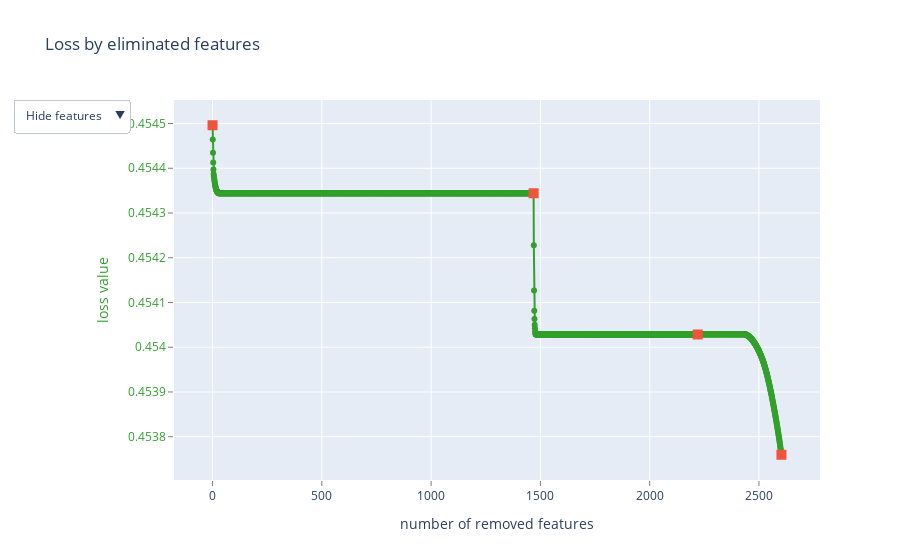

The notebook cell saved with this chart:
### Code cell
pool_train = Pool(x_train, y_train,
                  cat_features = list(x_train.select_dtypes(include=['object']).columns))
pool_test = Pool(x_test,y_test,
                 cat_features = list(x_train.select_dtypes(include=['object']).columns))

model = CatBoostClassifier(iterations=1000,
                           random_state=42,
                           task_type='GPU')
summary = model.select_features(
    pool_train,
    eval_set=pool_test,
    features_for_select=list(range(pool_train.num_col())),
    num_features_to_select=400,
    steps=3,
    algorithm=EFeaturesSelectionAlgorithm.RecursiveByShapValues,
    shap_calc_type=EShapCalcType.Regular,
    train_final_model=True,
    plot=True,
    verbose=False
)
print('Selected features:', summary['selected_features_names'])

#model.fit(pool_train, eval_set=(x_test,y_test), verbose=100,plot=True)

### Figure 1 — Plotly figure (JSON) as saved in the notebook; plotly's stock layout.template omitted (floating-point values rounded to 4 significant figures; data arrays with more than 128 entries replaced by an {"elided": "..."} marker saying what was removed)
{"data": [{"line": {"color": "rgb(51,160,44)"}, "mode": "lines+markers", "name": "", "text": {"elided": "2604 str values"}, "x": {"elided": "2604 int values"}, "y": {"elided": "2604 float values"}, "type": "scatter"}, {"marker": {"size": 10, "symbol": "square"}, "mode": "markers", "name": "", "text": ["", "allboxing.ru", "kodeks.ru", "m.beboo.ru"], "x": [0, 1469, 2220, 2603], "y": [0.4545, 0.4543, 0.454, 0.4538], "type": "scatter"}, {"mode": "text", "name": "", "text": {"elided": "2604 str values"}, "textfont": {"color": "rgb(51,160,44)", "family": "sans serif", "size": 18}, "textposition": "bottom center", "visible": false, "x": {"elided": "2604 int values"}, "y": {"elided": "2604 float values"}, "type": "scatter"}, {"mode": "text", "name": "", "text": {"elided": "2604 str values"}, "textfont": {"color": "rgb(51,160,44)", "family": "sans serif", "size": 18}, "textposition": "bottom center", "visible": false, "x": {"elided": "2604 int values"}, "y": {"elided": "2604 float values"}, "type": "scatter"}], "layout": {"title": {"text": "Loss by eliminated features"}, "xaxis": {"title": {"text": "number of removed features"}, "gridcolor": "rgb(255,255,255)", "showgrid": true, "showline": false, "showticklabels": true, "tickcolor": "rgb(127,127,127)", "ticks": "outside", "zeroline": false}, "yaxis": {"title": {"text": "loss value", "font": {"color": "rgb(51,160,44)"}}, "tickfont": {"color": "rgb(51,160,44)"}, "gridcolor": "rgb(255,255,255)", "showgrid": true, "showline": false, "showticklabels": true, "tickcolor": "rgb(127,127,127)", "ticks": "outside", "zeroline": false}, "updatemenus": [{"active": 0, "buttons": [{"args": [{"visible": [true, true, false, false]}], "label": "Hide features", "method": "update"}, {"args": [{"visible": [true, true, true, false]}], "label": "Show indices", "method": "update"}, {"args": [{"visible": [true, true, false, true]}], "label": "Show names", "method": "update"}], "pad": {"r": 10, "t": 10}, "showactive": true, "x": -0.25, "xanchor": "left", "y": 1.03, "yanchor": "top"}], "showlegend": false}}
